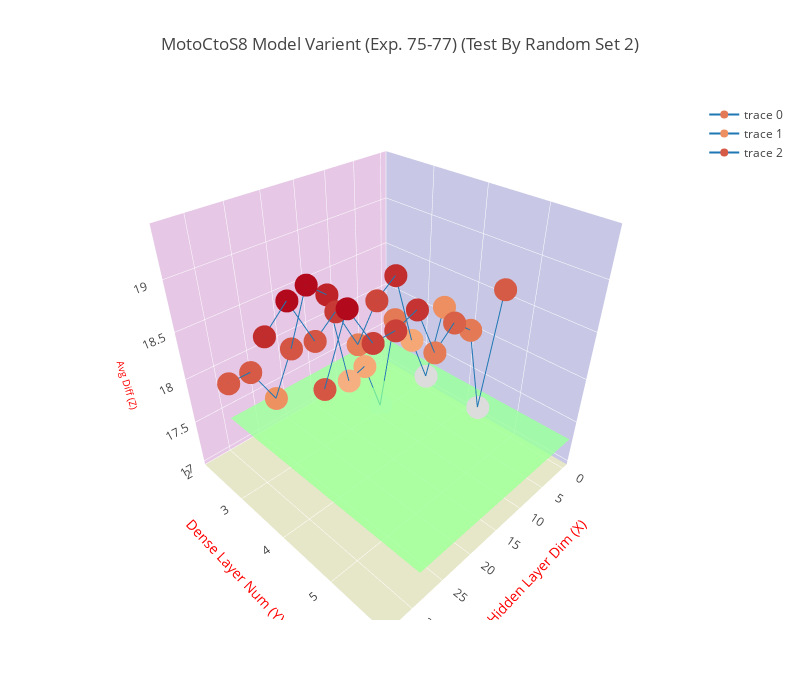

This figure's notebook cell:
### Code cell
trace = go.Scatter3d(
    x=x1, y=y1, z=z1,
    marker=dict(
        size=8,
        color=z1
    ),
    line=dict(
        color='#1f77b4',
        width=2
    )
)

trace2 = go.Scatter3d(
    x=x2, y=y2, z=z2,
    marker=dict(
        size=8,
        color=z2
    ),
    line=dict(
        color='#1f77b4',
        width=2
    )
)

trace3 = go.Scatter3d(
    x=x3, y=y3, z=z3,
    marker=dict(
        size=8,
        color=z3
    ),
    line=dict(
        color='#1f77b4',
        width=2
    )
)

trace4 = go.Surface(
    z=polyfit_list,
    opacity=0.7,
    colorscale='Jet',
    showscale=False
)

data = [trace, trace2, trace3, trace4]
layout = go.Layout(
    width=800,
    height=700,
    title= title,
    scene=dict(
        xaxis=dict(
            title='Hidden Layer Dim (X)',
            titlefont=dict(
                size=14,
                color='#ff0000'
            ),
            gridcolor='rgb(255, 255, 255)',
            zerolinecolor='rgb(255, 255, 255)',
            showbackground=True,
            backgroundcolor='rgb(200, 200, 230)'
        ),
        yaxis=dict(
            nticks = 5,
            range = [2, 6],
            title='Dense Layer Num (Y)',
            titlefont=dict(
                size=14,
                color='#ff0000'
            ),
            gridcolor='rgb(255, 255, 255)',
            zerolinecolor='rgb(255, 255, 255)',
            showbackground=True,
            backgroundcolor='rgb(230, 200, 230)'
        ),
        zaxis=dict(
            title='Avg Diff (Z)',
            titlefont=dict(
                size=10,
                color='#ff0000'
            ),
            gridcolor='rgb(255, 255, 255)',
            zerolinecolor='rgb(255, 255, 255)',
            showbackground=True,
            backgroundcolor='rgb(230, 230, 200)'
        ),
    )
)

fig = go.Figure(data=data, layout=layout)
plotly.offline.iplot(fig)

### Figure 1 — Plotly figure (JSON) as saved in the notebook; plotly's stock layout.template omitted (floating-point values rounded to 4 significant figures; data arrays with more than 128 entries replaced by an {"elided": "..."} marker saying what was removed)
{"data": [{"line": {"color": "#1f77b4", "width": 2}, "marker": {"color": [18.02, 17.02, 17.66, 17.59, 18.66, 18.84, 18.29, 17.86, 18.26, 18.26], "size": 8}, "type": "scatter3d", "uid": "81470b98-e134-11e8-859e-001a7dda7111", "x": [6, 9, 12, 15, 18, 21, 24, 27, 30, 33], "y": [3, 3, 3, 3, 3, 3, 3, 3, 3, 3], "z": [18.02, 17.02, 17.66, 17.59, 18.66, 18.84, 18.29, 17.86, 18.26, 18.26]}, {"line": {"color": "#1f77b4", "width": 2}, "marker": {"color": [18.43, 17.75, 18.27, 19.0, 18.85, 18.53, 18.93, 18.77, 19.2, 19.01], "size": 8}, "type": "scatter3d", "uid": "81470b99-e134-11e8-add4-001a7dda7111", "x": [6, 9, 12, 15, 18, 21, 24, 27, 30, 33], "y": [4, 4, 4, 4, 4, 4, 4, 4, 4, 4], "z": [18.43, 17.75, 18.27, 19.0, 18.85, 18.53, 18.93, 18.77, 19.2, 19.01]}, {"line": {"color": "#1f77b4", "width": 2}, "marker": {"color": [18.86, 17.73, 18.66, 18.83, 18.65, 19.12, 19.05, 19.05, 19.4, 18.89], "size": 8}, "type": "scatter3d", "uid": "81470b9a-e134-11e8-bcaf-001a7dda7111", "x": [6, 9, 12, 15, 18, 21, 24, 27, 30, 33], "y": [5, 5, 5, 5, 5, 5, 5, 5, 5, 5], "z": [18.86, 17.73, 18.66, 18.83, 18.65, 19.12, 19.05, 19.05, 19.4, 18.89]}, {"colorscale": "Jet", "opacity": 0.7, "showscale": false, "type": "surface", "uid": "81470b9b-e134-11e8-b1a4-001a7dda7111", "z": {"elided": "7x30 float values"}}], "layout": {"height": 700, "scene": {"xaxis": {"backgroundcolor": "rgb(200, 200, 230)", "gridcolor": "rgb(255, 255, 255)", "showbackground": true, "title": "Hidden Layer Dim (X)", "titlefont": {"color": "#ff0000", "size": 14}, "zerolinecolor": "rgb(255, 255, 255)"}, "yaxis": {"backgroundcolor": "rgb(230, 200, 230)", "gridcolor": "rgb(255, 255, 255)", "nticks": 5, "range": [2, 6], "showbackground": true, "title": "Dense Layer Num (Y)", "titlefont": {"color": "#ff0000", "size": 14}, "zerolinecolor": "rgb(255, 255, 255)"}, "zaxis": {"backgroundcolor": "rgb(230, 230, 200)", "gridcolor": "rgb(255, 255, 255)", "showbackground": true, "title": "Avg Diff (Z)", "titlefont": {"color": "#ff0000", "size": 10}, "zerolinecolor": "rgb(255, 255, 255)"}}, "title": "MotoCtoS8 Model Varient (Exp. 75-77) (Test By Random Set 2)", "width": 800}}
